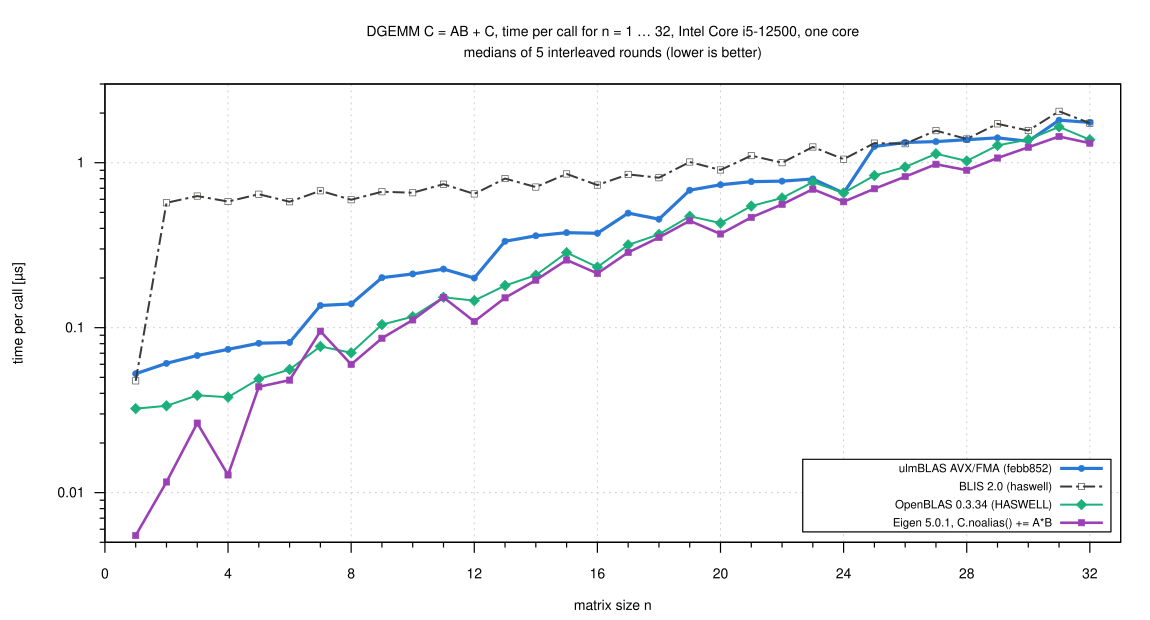

gnuplot code for this plot:
load "_style.gp"
set terminal svg size 1150,620 dynamic enhanced font "Helvetica,14" background rgb "white"
set output "small_time.svg"
set title "DGEMM C = AB + C, time per call for n = 1 … 32, Intel Core i5-12500, one core\nmedians of 5 interleaved rounds (lower is better)" font ",14"
set xlabel "matrix size n"
set ylabel "time per call [µs]"
set xrange [0:33]
set xtics 0, 4, 32
set mxtics 4
set logscale y
set yrange [0.005:3]
set key inside right bottom vertical font ",11.5" spacing 1.05 box opaque
plot D."dgemm_fine.csv" using "n":(column("n") <= 32 ? column("avx_cur_us")  : NaN) with linespoints ls 4 title L4, \
     ""                 using "n":(column("n") <= 32 ? column("blis_us")     : NaN) with linespoints ls 7 title L7, \
     ""                 using "n":(column("n") <= 32 ? column("openblas_us") : NaN) with linespoints ls 8 title L8, \
     ""                 using "n":(column("n") <= 32 ? column("eigen_us")    : NaN) with linespoints ls 10 title L10
